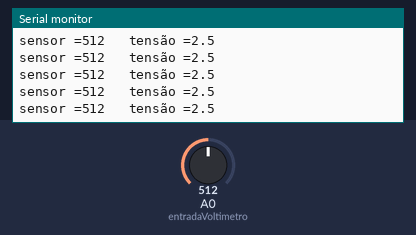
The sketch below on a simulated Arduino Uno, built with avr-gcc and run on an emulated ATmega328P. Parts: the last lines printed to the serial monitor. Inputs (shaded band) come from the test bench; at power-on: A0 (entradaVoltimetro) = 512.

Above: at 1.2 s.
1.3 s: A0 (entradaVoltimetro) set to 105
At 1.47 s:
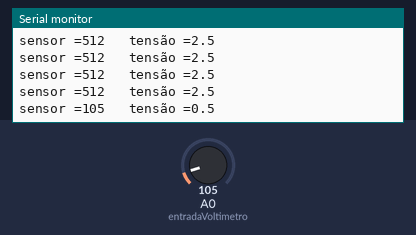
4.3 s: A0 (entradaVoltimetro) set to 92
At 4.4 s:
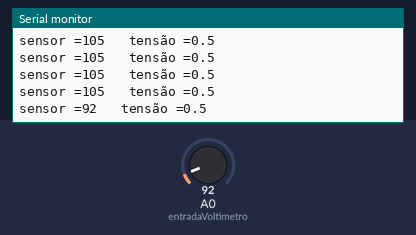
Timing chart, 0 to 7.3 s (numbered marks = the images above; inputs shaded):
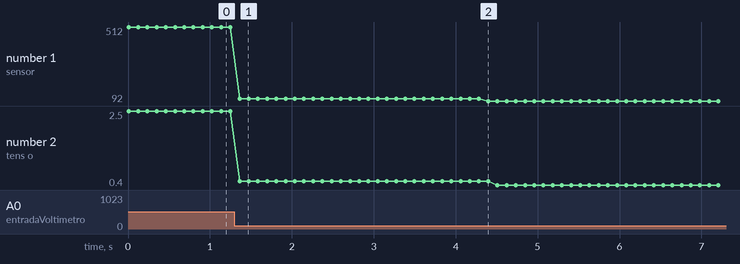

The sketch:

voltimetro_5v_pedro.ino
```cpp
/*voltimetro 0 a 5v
 * Pedro Vargas
 * Escola Estadual Parobé
 * 20/03
 * 0.1.0
 */

 //bibliotecas
 #include <Arduino.h>

 //definição dos pinos
 #define entradaVoltimetro A0 // rotula o pino A0

 //declaração de variaveis e funções
 void medirEntrada();
 void imprimirSerial();
 int valorSensor = 0;
 float media = 0;
 float acumul = 0;

 //configuração
 void setup(){
  Serial.begin(9600); //inicializa serial em 9600 bps
 }

//função principal
void loop(){
  medirEntrada();//chama rotina para medir
  imprimirSerial();//chama rotina de impressão
  delay(100);
}

//rotina para medir 100 vezes o valor de entrada
void medirEntrada(){
  //efetua 100 vezes a medida, calcula a média e converte o fundo de escala

  for(int x = 1; x <100; x++){
    valorSensor = analogRead(entradaVoltimetro); //le a porta analogiaca
    acumul = acumul + valorSensor; //soma o valor acumulado
  }
  acumul = acumul / 100; //calcula a média
  media = acumul*5/1023;//converte para o fundo de escala 5v
}

//rotina de impressão serial
void imprimirSerial(){
  Serial.print("sensor =");
  Serial.print(valorSensor);
  Serial.print("\t tensão =");
  Serial.println(media,1);
}
```

Measured:
- after the input at 1.3 s, the serial monitor: prints a new line after 0.06 s (image 1)
- after the input at 4.3 s, the serial monitor: prints a new line after 0.10 s (image 2)
- plotted number 1: 512 → 105 after the input at 1.3 s, 105 → 92 after the input at 4.3 s
- plotted number 2: 2.5 → 0.5 after the input at 1.3 s, 0.5 → 0.4 after the input at 4.3 s
